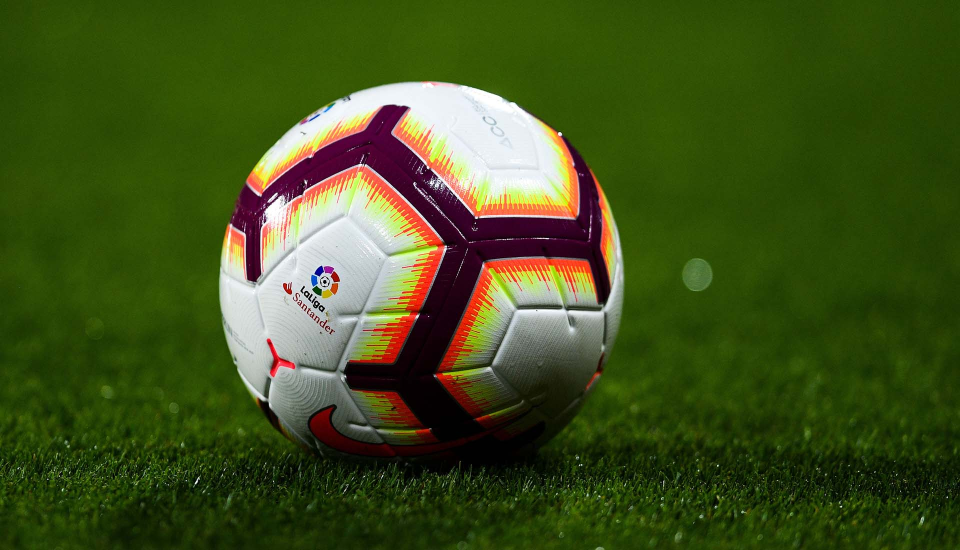
#> input picture OpenCV/ball.jpg, 1920 x 1100 px (shown at 1/2 size)
$ python Assignment5.2.py
#> lines starting #> are read from the running program, lines starting #| are printed output that depends on the picture; after the words box and inside, x2 and y2 are one past the last pixel; in counts of white or black regions, pixels touching at a corner belong together; pictures that were not available may be replaced by others from this repository, and a replacement may not be noted
import numpy as np
import cv2
from matplotlib import pyplot as plt

MIN_MATCH_COUNT = 10

img1 = cv2.imread('ball.jpg',0)
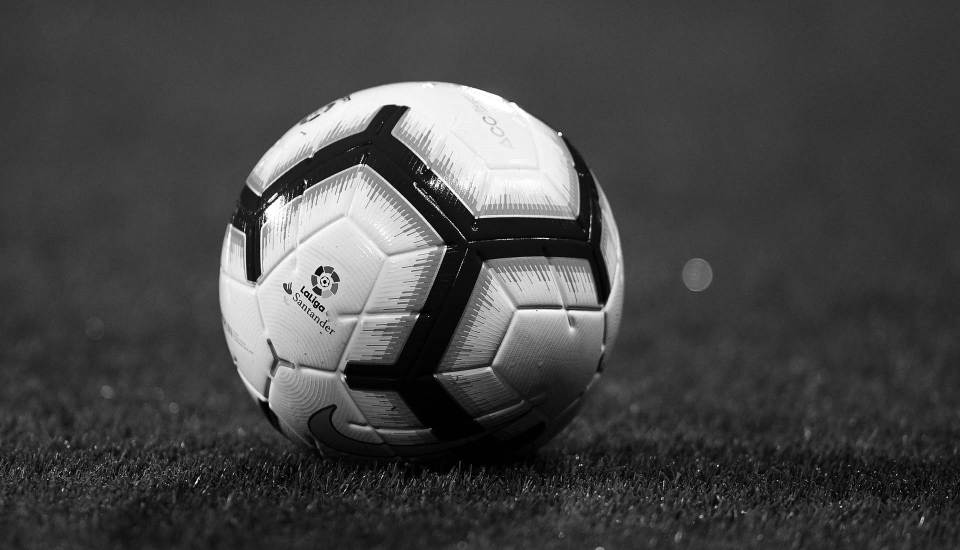
#> img1: shape (1100, 1920) (shown at 1/2 size); min 0, max 255, mean 69.9
img1 = cv2.resize(img1,(360,360))
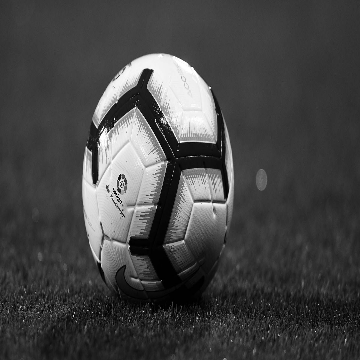
#> img1: shape (360, 360); min 0, max 255, mean 69.7

sift = cv2.xfeatures2d.SIFT_create()
kp1, des1 = sift.detectAndCompute(img1,None)
#> kp1 = 221 keypoints; strongest (x, y, size): (147, 74, 7.7), (119, 178, 2), (107, 187, 1.8), (189, 102, 37.8)
FLANN_INDEX_KDTREE = 0
index_params = dict(algorithm = FLANN_INDEX_KDTREE, trees = 5)
search_params = dict(checks = 50)
flann = cv2.FlannBasedMatcher(index_params, search_params)

cap = cv2.VideoCapture('leomessi.mp4')

while(cap.isOpened()):
	ret, frame = cap.read()
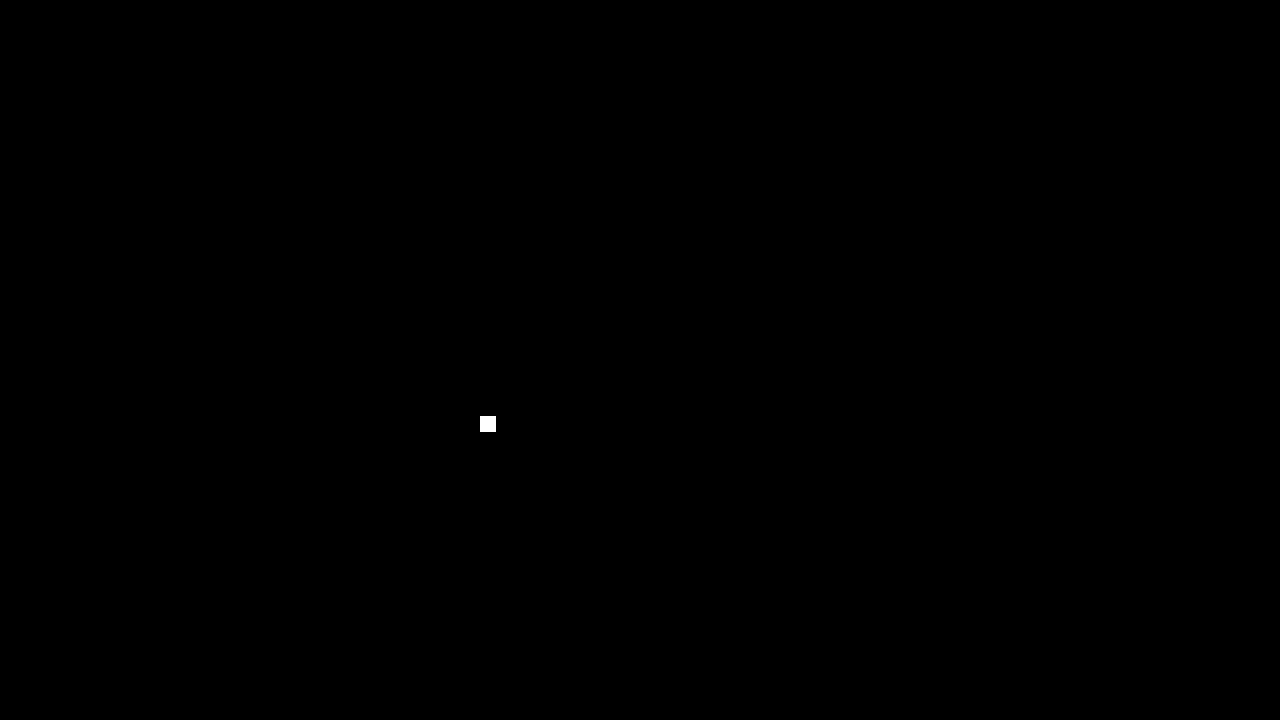
#> input picture OpenCV/img2.jpg, 1280 x 720 px, given in place of leomessi.mp4, which was not available
#> frame is the input picture: shape (720, 1280, 3); values 0 (black) and 1 (white), 0.03% white; 1 white region, box (x1, y1, x2, y2) and area: (480, 416, 496, 432) 256
#> (the run stopped early here; a loop or call above may not have finished)
